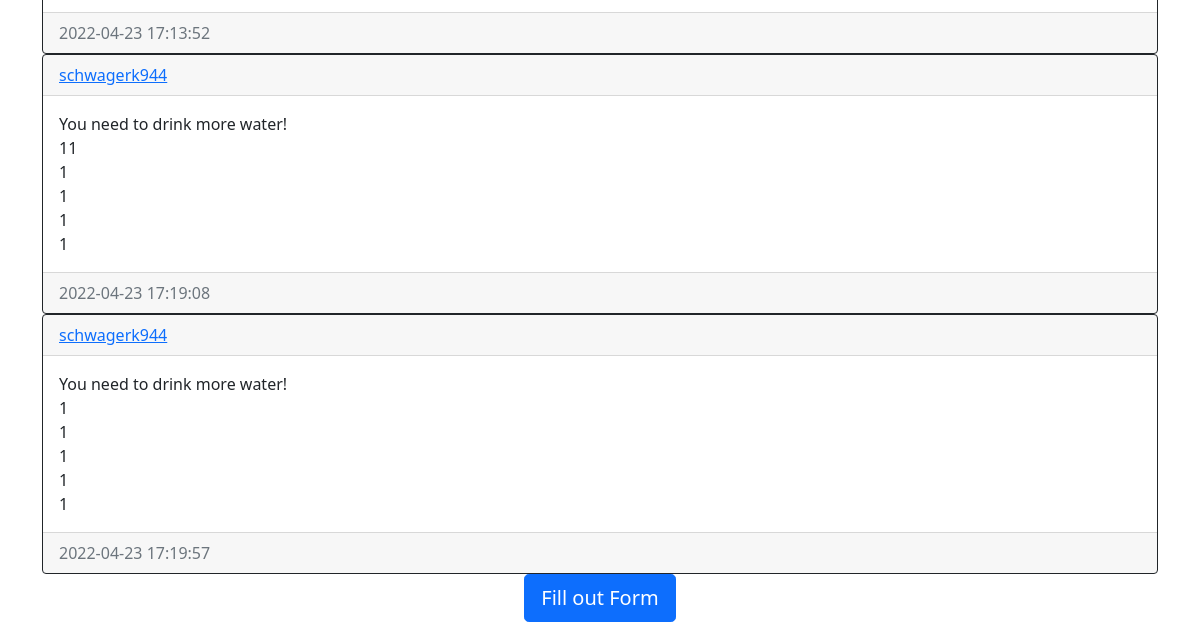
Page /view_posts (signed in, lower part) on the earlier database version.
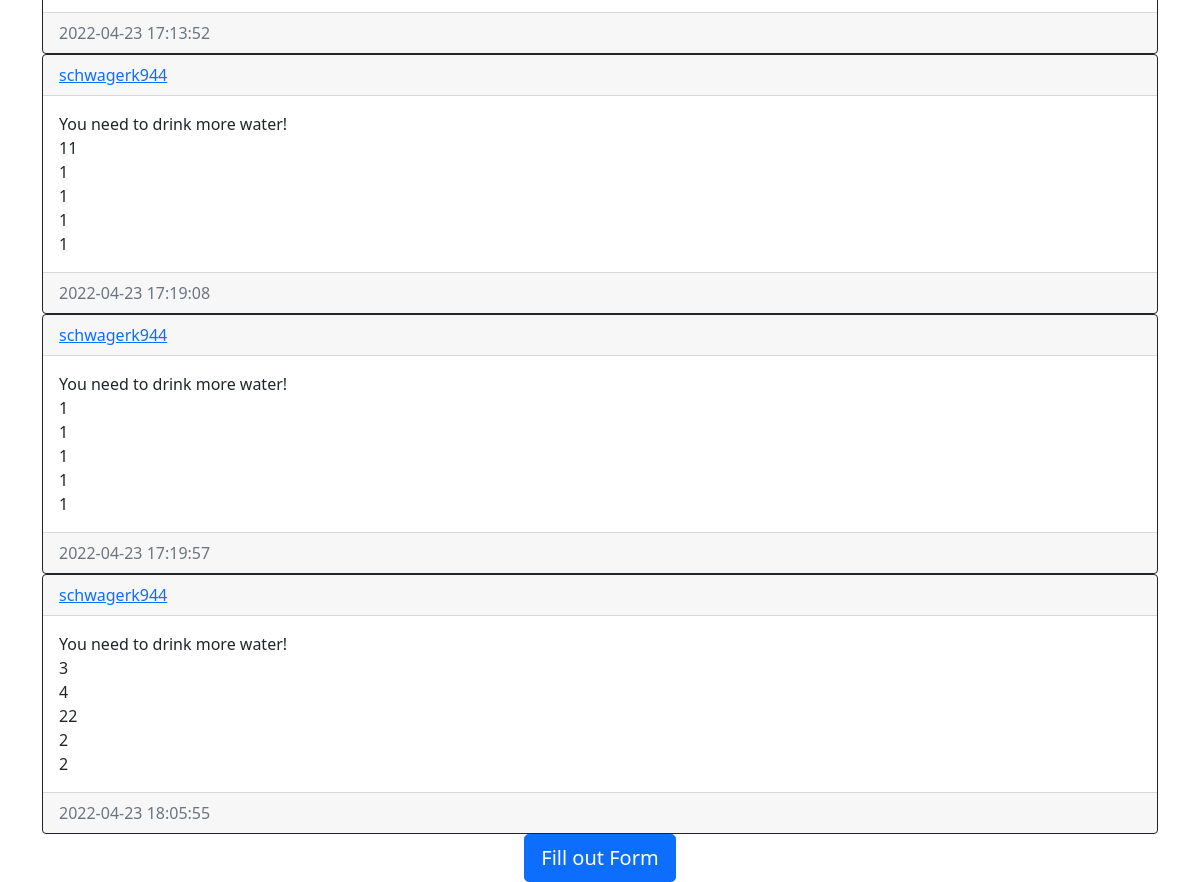
Same page on the later database version.
### website/models.py (models this page shows)
class Post(db.Model):
    id = db.Column(db.Integer, primary_key=True)
    text = db.Column(db.Text, nullable=False)
    text1 = db.Column(db.Text, nullable=False)
    text2 = db.Column(db.Text, nullable=False)
    text3 = db.Column(db.Text, nullable=False)
    text4 = db.Column(db.Text, nullable=False)
    text5 = db.Column(db.Text, nullable=False)
    date_created = db.Column(db.DateTime(timezone=True), default=func.now())
    author = db.Column(db.Integer, db.ForeignKey('user.id', ondelete="CASCADE"), nullable=False)

class User(db.Model, UserMixin):
    id = db.Column(db.Integer, primary_key=True)
    email = db.Column(db.String(150), unique=True)
    username = db.Column(db.String(150), unique=True)
    password = db.Column(db.String(150))
    date_created = db.Column(db.DateTime(timezone=True), default=func.now())
    posts = db.relationship('Post', backref='user', passive_deletes=True)

### website/views.py (the view)
@views.route("/view_posts")
@login_required
def view_posts():
    posts = Post.query.all()
    return render_template("view_posts.html", user=current_user, posts=posts)

### website/__init__.py (called while the page is built)
def create_app():
    app = Flask(__name__)
    app.config['SECRET_KEY'] = "helloworld"
    app.config['SQLALCHEMY_DATABASE_URI'] = f'sqlite:///{DB_NAME}'
    db.init_app(app)
    from .views import views
    from .auth import auth
    app.register_blueprint(views, url_prefix="/")
    app.register_blueprint(auth, url_prefix="/")
    from .models import User, Post
    create_database(app)
    login_manager = LoginManager()
    login_manager.login_view = "auth.login"
    login_manager.init_app(app)
    @login_manager.user_loader
    def load_user(id):
        return User.query.get(int(id))
    return app

### website/templates/view_posts.html (shortened to what this page needs)
{% extends "base.html" %} {% block title %}View Posts{% endblock %}
{% block content%}
<div id="posts">
    {% for post in posts %}
    <div class="card border-dark">
        <div class="card-header d-flex justify-content-between align-items-center">
            <a href="/posts/{{post.user.username}}">{{post.user.username}}</a>
        </div>
        <div class="card-body">
            <div class="card-text">{{post.text}}</div>
            <div class="card-text">{{post.text1}}</div>
            <div class="card-text">{{post.text2}}</div>
            <div class="card-text">{{post.text3}}</div>
            <div class="card-text">{{post.text4}}</div>
            <div class="card-text">{{post.text5}}</div>
        </div>
        <div class="card-footer text-muted">
            {{post.date_created}}
        </div>
    </div>
    {% endfor %}
    <div align="center">
        <a href="/create-post">
            <button type="button" class="btn btn-primary btn-lg">
                Fill out Form
            </button></a>
    </div>
</div>
{% endblock %}

### website/templates/base.html (shortened to what this page needs)
<!DOCTYPE html>
<html lang="en">
  <head>
    <link
      href="https://cdn.jsdelivr.net/npm/bootstrap@5.0.2/dist/css/bootstrap.min.css"
      rel="stylesheet"
    />
  </head>
  <body>
    <div class="container">{% block content %}{% endblock %}</div>
  </body>
</html>

Differences in the rows shown:
added Post: user.username "schwagerk944", text "You need to drink more water!", text1 "3", text2 "4", text3 "22", text4 "2", text5 "2", date_created "2022-04-23 18:05:55"
